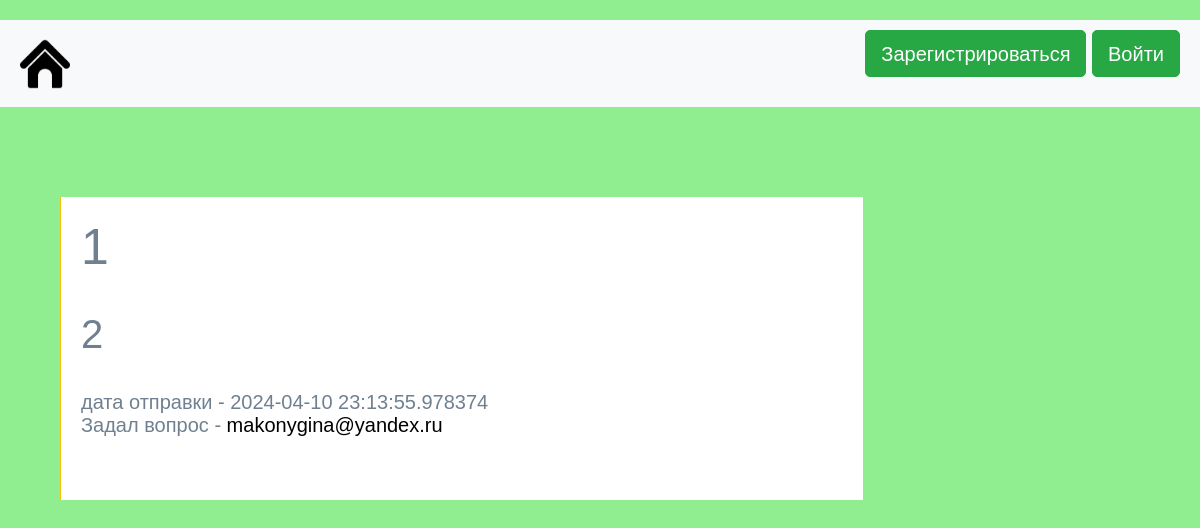
Screenshot of /solutions/1 with the database file from the repository.
### data/questions.py (models this page shows, shortened)
class Questions(SqlAlchemyBase):
    __tablename__ = 'questions'
    id = sqlalchemy.Column(sqlalchemy.Integer,
                           primary_key=True, autoincrement=True)
    title = sqlalchemy.Column(sqlalchemy.String, nullable=True)
    content = sqlalchemy.Column(sqlalchemy.String, nullable=True)
    created_date = sqlalchemy.Column(sqlalchemy.DateTime,
                                     default=datetime.datetime.now)
    is_private = sqlalchemy.Column(sqlalchemy.Boolean, default=True)
    type_id = sqlalchemy.Column(sqlalchemy.String, nullable=True)
    user_id = sqlalchemy.Column(sqlalchemy.Integer,
                                sqlalchemy.ForeignKey("users.id"))
    user = orm.relationship('User')
    answers = orm.relationship("Answers", back_populates='questions')

### data/users.py (models this page shows, shortened)
class User(SqlAlchemyBase, UserMixin):
    __tablename__ = 'users'
    id = sqlalchemy.Column(sqlalchemy.Integer,
                           primary_key=True, autoincrement=True)
    name = sqlalchemy.Column(sqlalchemy.String, nullable=True)
    about = sqlalchemy.Column(sqlalchemy.String, nullable=True)
    email = sqlalchemy.Column(sqlalchemy.String,
                              index=True, unique=True, nullable=True)
    hashed_password = sqlalchemy.Column(sqlalchemy.String, nullable=True)
    created_date = sqlalchemy.Column(sqlalchemy.DateTime,
                                     default=datetime.datetime.now)
    questions = orm.relationship("Questions", back_populates='user')
    answers = orm.relationship("Answers", back_populates='user')

### programm.py (the view)
@app.route('/solutions/<int:num>')
def solutions(num):
    db_sess = db_session.create_session()
    questions = db_sess.query(Questions).filter(Questions.id == num).first()
    return render_template("solutions.html", questions=questions)

### data/db_session.py (called while the page is built)
def create_session() -> Session:
    global __factory
    return __factory()

### templates/solutions.html (shortened to what this page needs)
{% extends "base.html" %}
{% block content %}
<link rel="stylesheet" href="{{ url_for('static', filename='css/c.css') }}">
<div class="container">
      <div class="row">
        <div class="col-lg-9 mb-3">
         <div class="card row-hover pos-relative py-3 px-3 mb-3 border-warning border-top-0 border-right-0 border-bottom-0 rounded-0">
            <div class="row align-items-center">
              <div class="col-md-8 mb-3 mb-sm-0">
                <h1>
                  {{questions.title}}
                </h1><br/>
                <h2>
                  {{questions.content}}
                </h2><br/>
                <p class="text-sm"><span class="op-6">дата отправки - </span>{{questions.created_date}}<br/><span class="op-6">Задал вопрос - </span>
                    <a class="text-black" href="/other_profile/{{questions.user.id}}">{{questions.user.name}}</a></p><br/>
              </div>
            </div>
          </div>
         </div>
      </div>
    </div>
{% endblock %}

### static/css/c.css (style rules this page uses)
body { margin-top:20px; background:#eee; color: #708090; }
a { text-decoration:none; }
.text-black, .text-hover-black:hover { color: #000 !important; }
* { line-height: 2.5; font: 20px Stem-Regular,arial, sans-serif; }
body { background-color: #90EE90; }

### rows the page displays
Questions: title "1", content "2", created_date "2024-04-10 23:13:55.978374"
User: user.name "makonygina@yandex.ru"
